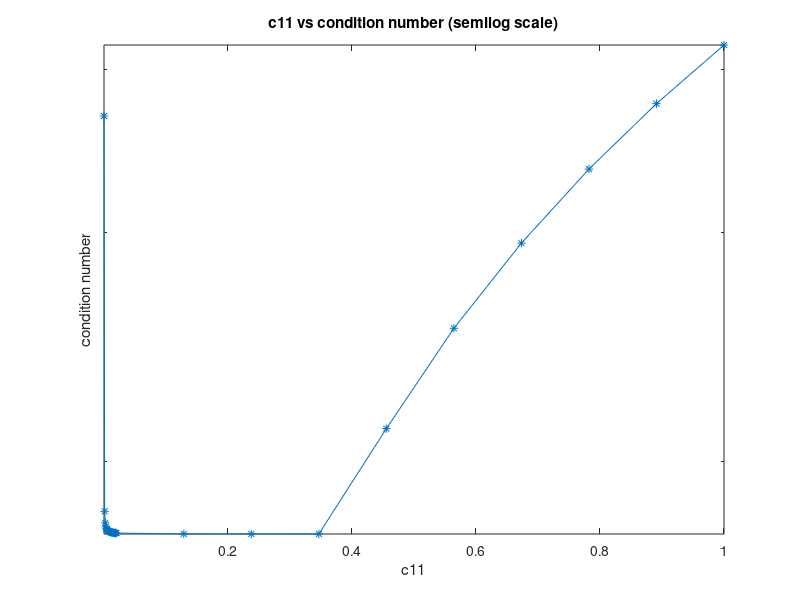
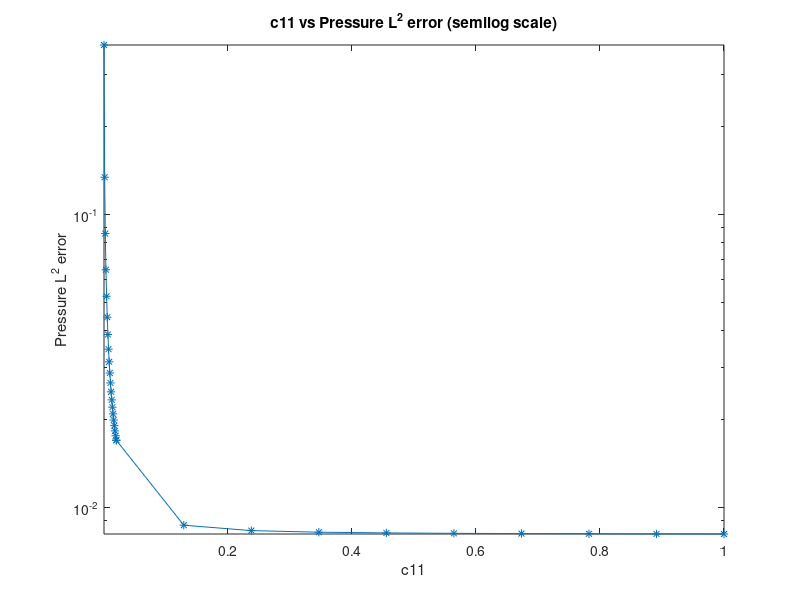
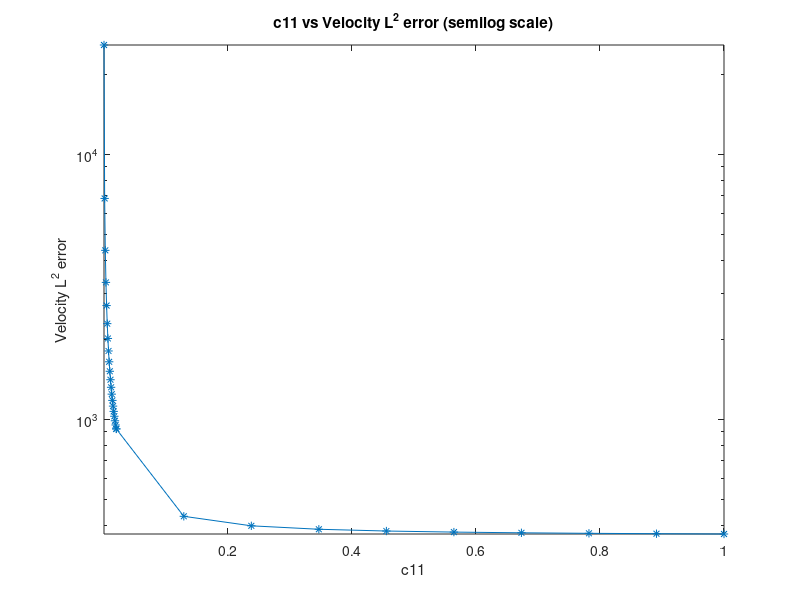

Recreate these plots in MATLAB, in order.
load('c11_range')
load('condition_number')
load('pressure_error')
load('velocity_error')

figure()
semilogy(c11_range,condition_number,'-*');
title('c11 vs condition number (semilog scale)');
xlabel('c11');
ylabel('condition number');
axis tight;

figure()
semilogy(c11_range,pressure_error,'-*');
title('c11 vs Pressure L^2 error (semilog scale)');
xlabel('c11');
ylabel('Pressure L^2 error');
axis tight;

figure()
semilogy(c11_range,velocity_error,'-*');
title('c11 vs Velocity L^2 error (semilog scale)');
xlabel('c11');
ylabel('Velocity L^2 error');
axis tight;